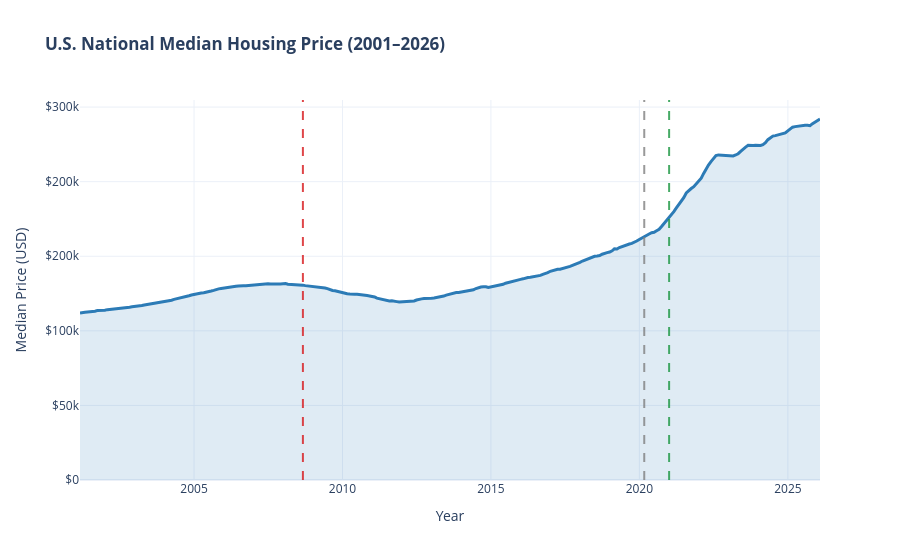

The notebook cell saved with this chart:
### Markdown cell above
### 5.1 National Median Price Trend

### Code cell
trend = plot_df.groupby("date")["price"].median().reset_index().sort_values("date")

fig = go.Figure()
fig.add_trace(go.Scatter(
    x=trend["date"], y=trend["price"],
    fill="tozeroy", mode="lines",
    line=dict(color=BLUE, width=3),
    fillcolor="rgba(44, 123, 182, 0.15)",
    hovertemplate="Date: %{x|%Y-%m}<br>Median Price: $%{y:,.0f}<extra></extra>"
))

# Annotate key events
for date_str, label, color in [
    ("2008-09-01", "2008 Crisis", ORANGE),
    ("2020-03-01", "COVID-19",    "grey"),
    ("2021-01-01", "2021 Boom",   GREEN),
]:
    fig.add_vline(x=date_str, line_dash="dash", line_color=color, opacity=0.8)

fig.update_layout(
    title="<b>U.S. National Median Housing Price (2001–2026)</b>",
    xaxis_title="Year", yaxis_title="Median Price (USD)",
    yaxis=dict(tickformat="$,.0s"), template="plotly_white"
)
fig.show()

### Figure 1 — Plotly figure (JSON) as saved in the notebook; plotly's stock layout.template omitted (floating-point values rounded to 4 significant figures; data arrays with more than 128 entries replaced by an {"elided": "..."} marker saying what was removed)
{"data": [{"fill": "tozeroy", "fillcolor": "rgba(44, 123, 182, 0.15)", "hovertemplate": "Date: %{x|%Y-%m}<br>Median Price: $%{y:,.0f}<extra></extra>", "line": {"color": "#2C7BB6", "width": 3}, "mode": "lines", "type": "scatter", "x": {"elided": "300 str values"}, "y": {"elided": "300 float values"}}], "layout": {"shapes": [{"line": {"color": "#D7191C", "dash": "dash"}, "opacity": 0.8, "type": "line", "x0": "2008-09-01", "x1": "2008-09-01", "xref": "x", "y0": 0, "y1": 1, "yref": "y domain"}, {"line": {"color": "grey", "dash": "dash"}, "opacity": 0.8, "type": "line", "x0": "2020-03-01", "x1": "2020-03-01", "xref": "x", "y0": 0, "y1": 1, "yref": "y domain"}, {"line": {"color": "#1A9641", "dash": "dash"}, "opacity": 0.8, "type": "line", "x0": "2021-01-01", "x1": "2021-01-01", "xref": "x", "y0": 0, "y1": 1, "yref": "y domain"}], "title": {"text": "<b>U.S. National Median Housing Price (2001–2026)</b>"}, "xaxis": {"title": {"text": "Year"}}, "yaxis": {"tickformat": "$,.0s", "title": {"text": "Median Price (USD)"}}}}
